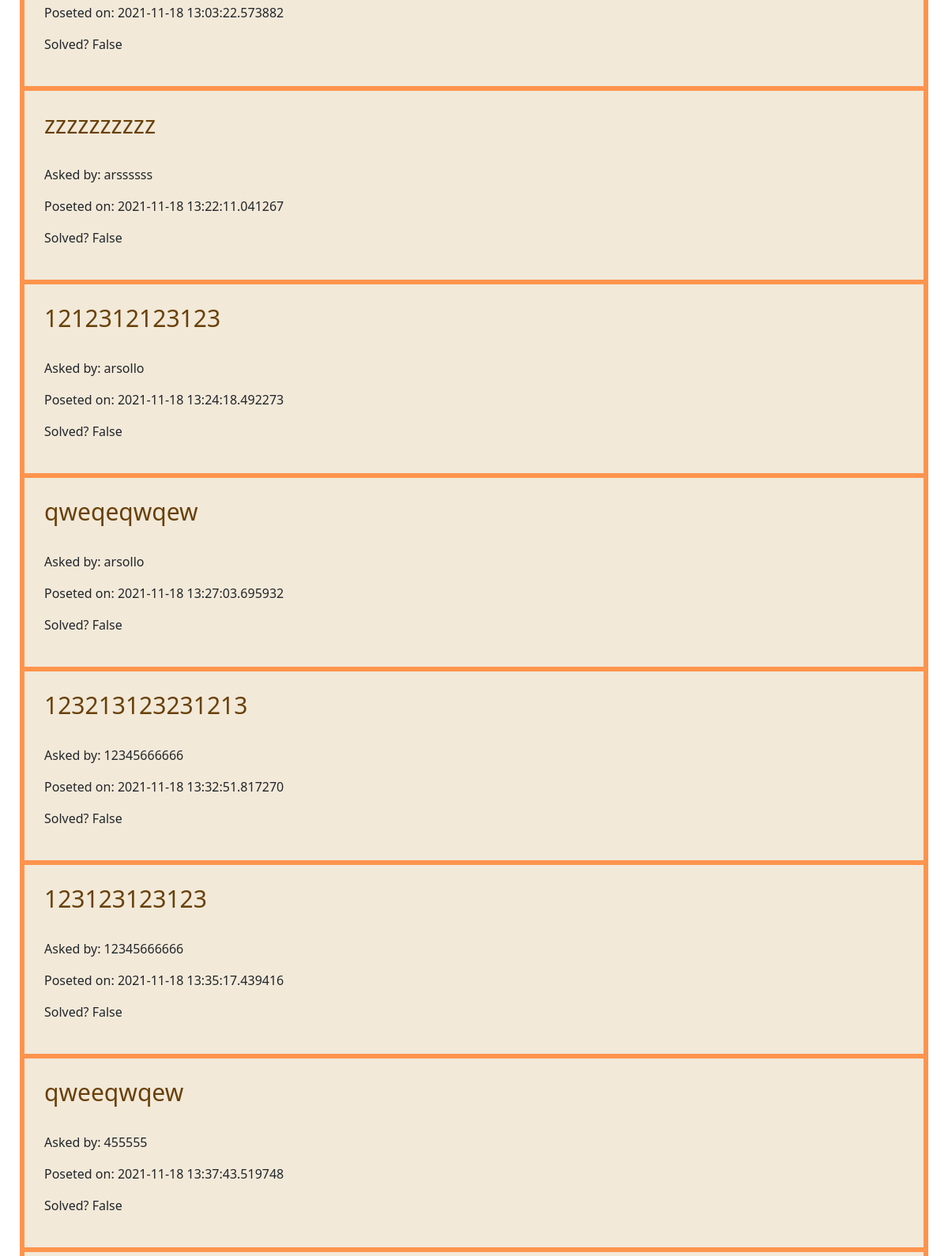
Before: / (middle part) with the older database file.
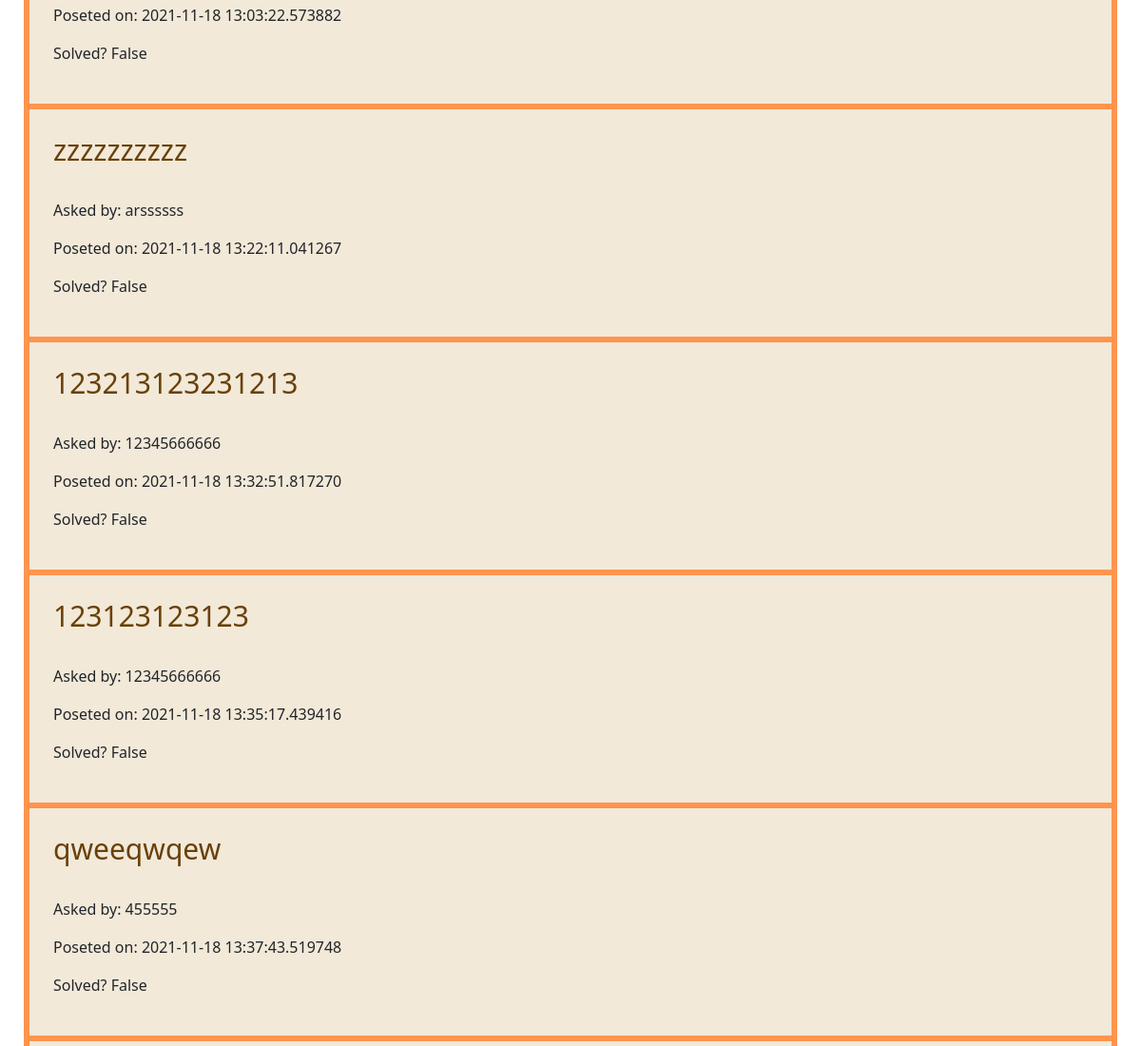
After: the same page with the newer database file.
### Question.py (models this page shows)
class Question(db.Model):
    id = db.Column(db.Integer, primary_key=True)
    q_text = db.Column(db.Text)
    asked_by_id = db.Column(db.String, db.ForeignKey('user.username'))
    post_time = db.Column(db.DateTime)
    solved = db.Column(db.Boolean)
    answers = db.relationship('Answer', backref='question', lazy = True)

### Question.py (the view)
@app.route("/home/")
@app.route("/")
def home():
    questions = Question.query.all()
    context = {
        'questions' : questions
    }
    return render_template('home.html', **context)

### Templates/home.html (shortened to what this page needs)
<!DOCTYPE html>
<html>
<head>
	<link href="https://cdn.jsdelivr.net/npm/bootstrap@5.1.3/dist/css/bootstrap.min.css" rel="stylesheet">
	<link rel="stylesheet" href="{{ url_for('static', filename = 'website_style.css')}}">
</head>
<body>
    {% block content %}
    <div class="home_asked_questions">
      <div class="row">
        <div class="col-lg-12">
          <div class="list-group">
            {% for question in questions %}
            <a href="{{url_for('question', question_id = question.id)}}" class="list-group-item">
              <h4 class="list-group-item-heading">{{ question.q_text }}</h4>
              <p class="list-group-item-text">Asked by: {{ question.asked_by_id }}</p>
              <p class="list-group-item-text">Poseted on: {{ question.post_time }}</p>
              <p class="list-group-item-text">Solved? {{ question.solved }}</p>
          </a>
            {% endfor %}
          </div>
        </div>
      </div>
    </div>
    {% endblock content %}
  </body>
</html>

Changed rows visible on the page:
removed Question: q_text "1212312123123", asked_by_id "arsollo", post_time "2021-11-18 13:24:18.492273", solved "False"
removed Question: q_text "qweqeqwqew", asked_by_id "arsollo", post_time "2021-11-18 13:27:03.695932", solved "False"
